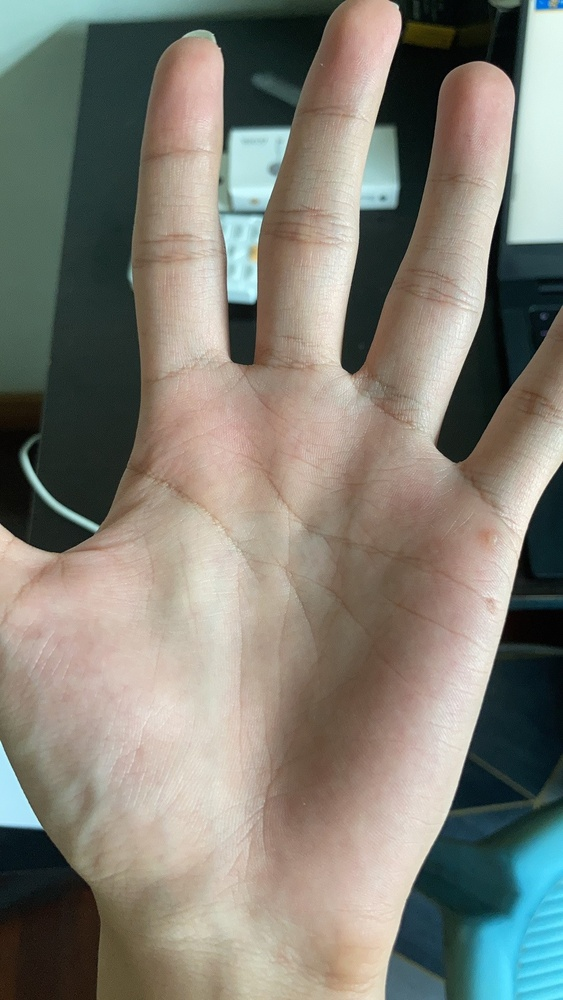
#> input picture images/original/eddy/eddy1.jpg, 563 x 1000 px, shrunk from 1080 x 1919 before the run
$ jupyter execute --allow-errors ROIextraction.ipynb   (older library calls are emulated)
#> lines starting #> are read from the running program, lines starting #| are printed output that depends on the picture; after the words box and inside, x2 and y2 are one past the last pixel; in counts of white or black regions, pixels touching at a corner belong together
[cell 1]
import numpy as np
from matplotlib import pyplot as plt
import cv2
import sys
# np.set_printoptions(threshold=sys.maxsize)

[cell 2]
def show(img):
    plt.imshow(img, cmap='gray')
    plt.xticks([])
    plt.yticks([])

[cell 3]
def maxSize(lst):
    size = []
    for arr in lst:
        x,y,z = arr.shape
        size.append(x)
    maxpos = size.index(max(size))
    return(lst[maxpos])

[cell 4]
def getROI(input_path , output_path):
    img_original = cv2.imread(input_path)
    h, w,_ = img_original.shape
    img0 = np.zeros((h+160,w,3), np.uint8)
    img0[80:-80,:] = img_original
    img = cv2.cvtColor(img0, cv2.COLOR_BGR2GRAY)

    blur = cv2.GaussianBlur(img,(5,5),0)
    _, th = cv2.threshold(blur,0,255,cv2.THRESH_BINARY+cv2.THRESH_OTSU)


    M = cv2.moments(th)
    h, w = img.shape
    x_c = M['m10'] // M['m00']
    y_c = M['m01'] // M['m00']

    kernel = np.array([[0, 1, 0],
                       [1, 1, 1],
                       [0, 1, 0]]).astype(np.uint8)
    erosion = cv2.erode(th,kernel,iterations=1)
    boundary = th - erosion
    __, cnt, _ = cv2.findContours(boundary, cv2.RETR_TREE, cv2.CHAIN_APPROX_NONE)
    img_c = cv2.cvtColor(img, cv2.COLOR_GRAY2BGR)

    cnt = maxSize(cnt)


    img_cnt = cv2.drawContours(img_c, [cnt], 0, (255,0,0), 2)

    cnt = cnt.reshape(-1,2)

    left_id = np.argmin(cnt.sum(-1))

    cnt = np.concatenate([cnt[left_id:,:], cnt[:left_id,:]])

    dist_c = np.sqrt(np.square(cnt-[x_c, y_c]).sum(-1))
    f = np.fft.rfft(dist_c)
    cutoff = 15
    f_new = np.concatenate([f[:cutoff],0*f[cutoff:]])
    dist_c_1 = np.fft.irfft(f_new)

    derivative = np.diff(dist_c_1)
    sign_change = np.diff(np.sign(derivative))/2

    minimas = cnt[np.where(sign_change>0)[0]]
#     print(minimas)

    v1, v2 = minimas[-2], minimas[-4]

    theta = np.arctan2((v2-v1)[1], (v2-v1)[0])*180/np.pi
#     print('The rotation of ROI is {:.02f}\u00b0'.format(theta))


    #*****************
    if(theta > 33):
        v1, v2 = minimas[-1], minimas[-3]

        theta = np.arctan2((v2-v1)[1], (v2-v1)[0])*180/np.pi
#         print('The rotation of ROI is {:.02f}\u00b0'.format(theta))

    #*****************


    R = cv2.getRotationMatrix2D(tuple(v2),theta,1)
    img_r = cv2.warpAffine(img0,R,(w,h))
    v1 = (R[:,:2] @ v1 + R[:,-1]).astype(np.int)
    v2 = (R[:,:2] @ v2 + R[:,-1]).astype(np.int)

    ux = v1[0]
    uy = v1[1] + (v2-v1)[0]//3
    lx = v2[0]
    ly = v2[1] + 4*(v2-v1)[0]//3

    roi = img_r[uy:ly,ux:lx]
    plt.figure(figsize=(5,5))
    show(roi)
    cv2.imwrite(output_path,roi)

#> (a cell that did not finish here is left out)


#> (a cell that did not finish here is left out)


[cell 7]
inp = './images/original/eddy/eddy1.jpg'
outp = './images/roi/eddy/eddy1.jpg'
getROI(inp,outp)
#> call 3 of getROI, with input_path = './images/original/eddy/eddy1.jpg', output_path = './images/roi/eddy/eddy1.jpg'
#> in getROI, img_original is the input picture: shape (1000, 563, 3); mean B, G, R 117.4, 127.1, 129.2
#> in getROI (call 3), `img0[80:-80,:] = img_original`:
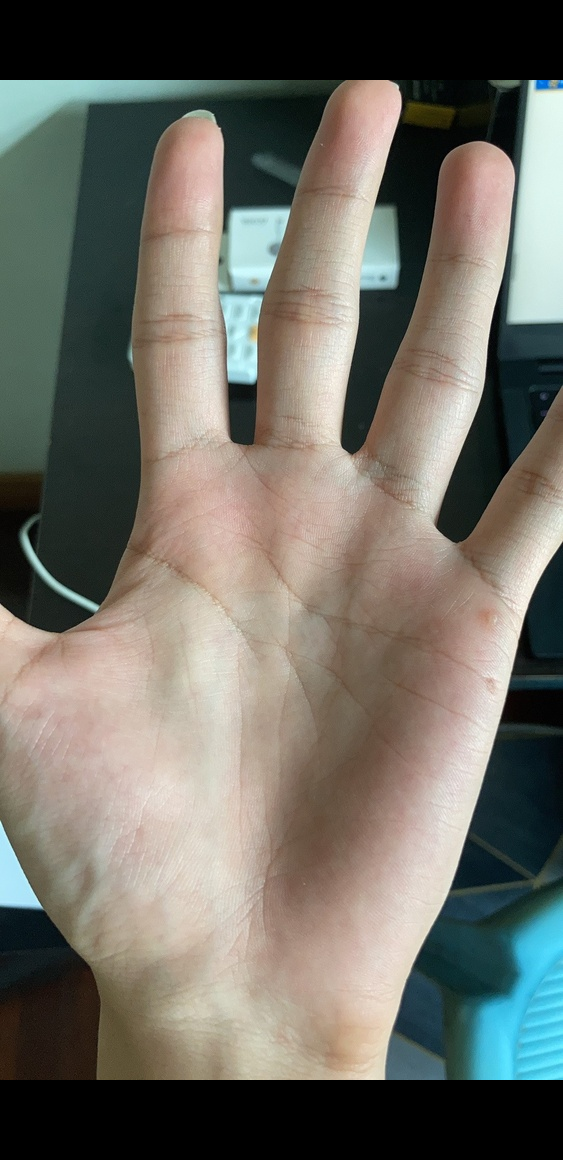
#> img0: shape (1160, 563, 3); mean B, G, R 101.2, 109.6, 111.4
#> in getROI (call 3), `img = cv2.cvtColor(img0, cv2.COLOR_BGR2GRAY)`:
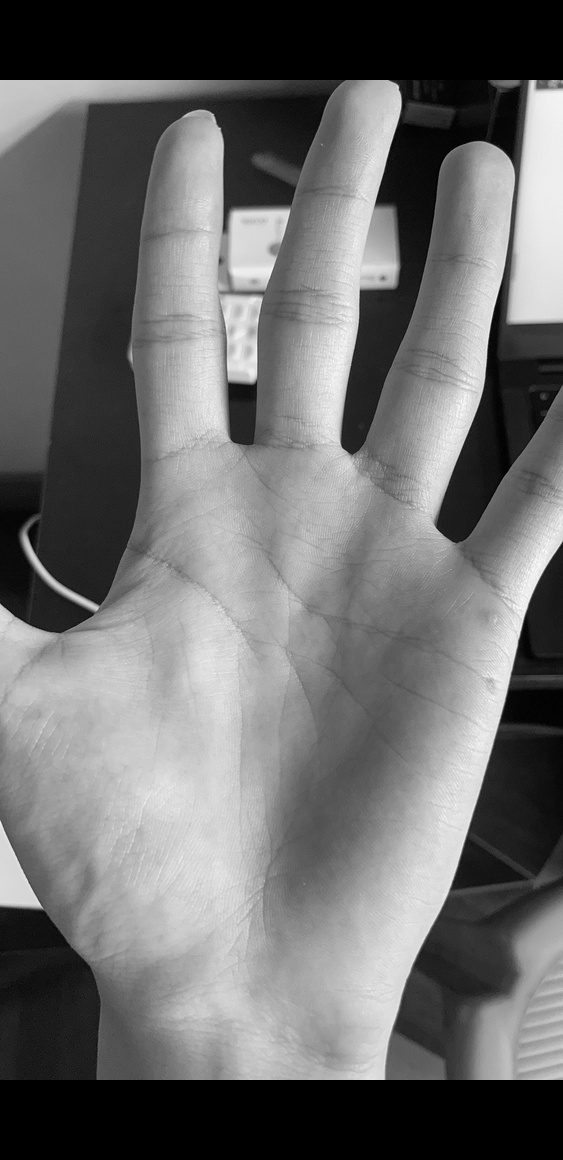
#> img: shape (1160, 563); min 0, max 253, mean 109.1
#> in getROI (call 3), `_, th = cv2.threshold(blur,0,255,cv2.THRESH_BINARY+cv2.THRESH_OTSU)`:
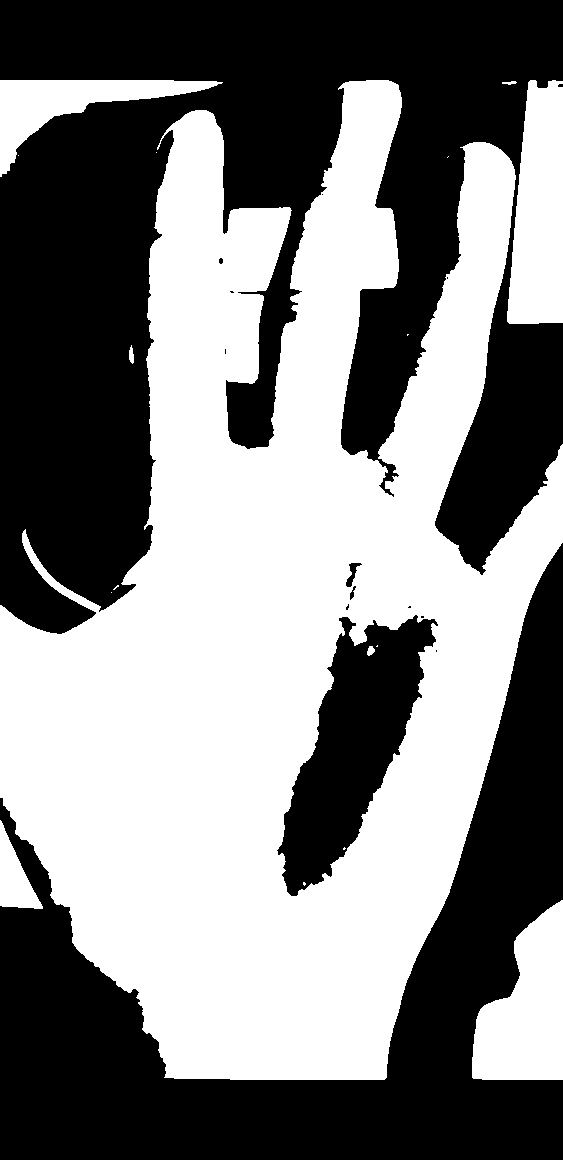
#> th: shape (1160, 563); 51.1% white; 15 black regions (9 under 20 px), largest, box (x1, y1, x2, y2) and area: (0, 0, 563, 634) 191206, (0, 543, 563, 1160) 107054, (277, 615, 438, 896) 20971, (346, 563, 362, 587) 148, (350, 586, 356, 600) 37, (219, 258, 223, 264) 20
#> in getROI (call 3), `M = cv2.moments(th)`: M = moments, m00 85065960, centre m10/m00, m01/m00 = (286.5, 621.7)
#> in getROI (call 3), `x_c = M['m10'] // M['m00']`: x_c = 286
#> in getROI (call 3), `y_c = M['m01'] // M['m00']`: y_c = 621
#> in getROI (call 3), `erosion = cv2.erode(th,kernel,iterations=1)`:
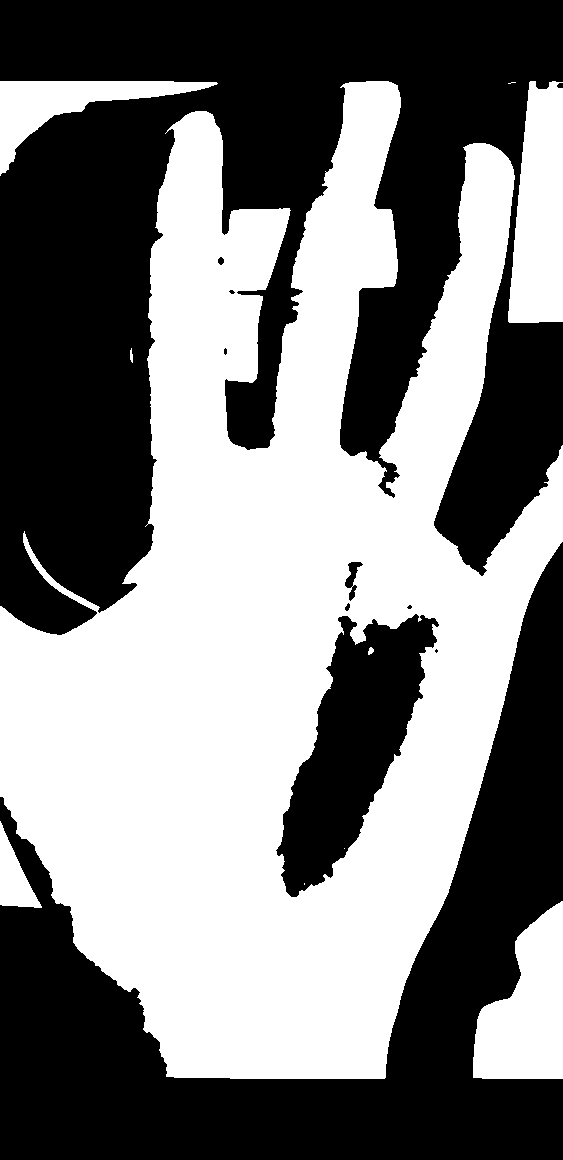
#> erosion: shape (1160, 563); 50% white; 11 black regions (4 under 20 px), largest, box (x1, y1, x2, y2) and area: (0, 0, 563, 635) 195597, (0, 542, 563, 1160) 108579, (276, 614, 439, 897) 21842
#> in getROI (call 3), `boundary = th - erosion`:
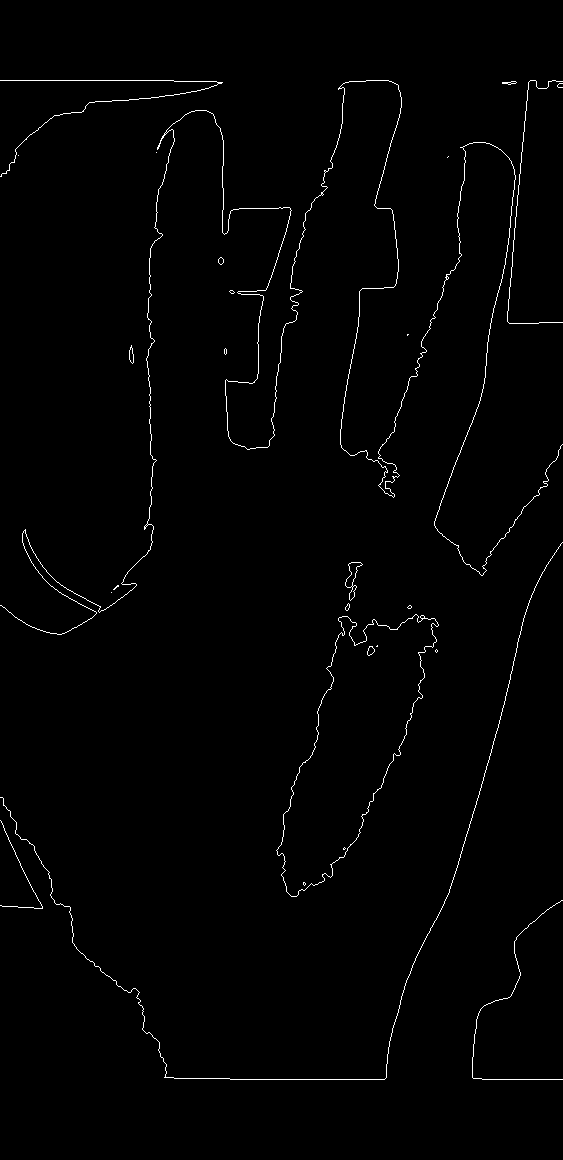
#> boundary: shape (1160, 563); 1.1% white in thin lines or dots, all inside (x1, y1, x2, y2) = (0, 80, 563, 1080)
#> in getROI (call 3), `__, cnt, _ = cv2.findContours(boundary, cv2.RETR_TREE, cv2.CHAIN_APPRO..`: cnt = 52 contours, 39 with area under 20; largest, box (x1, y1, x2, y2) and area: (276, 614, 439, 897) 21474, (276, 614, 439, 897) 21453, (345, 562, 363, 601) 234, (345, 562, 363, 588) 180, (0, 80, 563, 635) 53
#> the loop in maxSize, `for arr in lst:` made 52 passes
#> x on passes 1, 2, 3, 4, 5, 6, 7, 8, 9, 10, 12, 13: 588, 259, 6, 6, 806, 10, 818, 7, 6, 5, 23, 21
#> (arr, x) on passes 11, 14, 19, 23, 30, 35: ([[343, 848], [344, 847], [345, 848], [344, 849]], 4), ([[377, 645], [376, 646], [377, 646]], 3), ([[111, 592]], 1), ([[351, 586], [352, 585], [353, 586], [352, 587]], 4), ([[407, 334], [407, 335], [408, 334]], 3), ([[448, 156], [447, 157]], 2)
#> after the loop in maxSize, `for arr in lst:`: size = 52 values, max 6898 at index 42, min 1 at index 18, mean 264.8
#> in maxSize, `maxpos = size.index(max(size))`: maxpos = 42
#> in getROI (call 3), `cnt = maxSize(cnt)`: cnt = contour of 6898 points, box (x1, y1, x2, y2) (0, 80, 563, 635), area 53
#> in getROI (call 3), `img_cnt = cv2.drawContours(img_c, [cnt], 0, (255,0,0), 2)`:
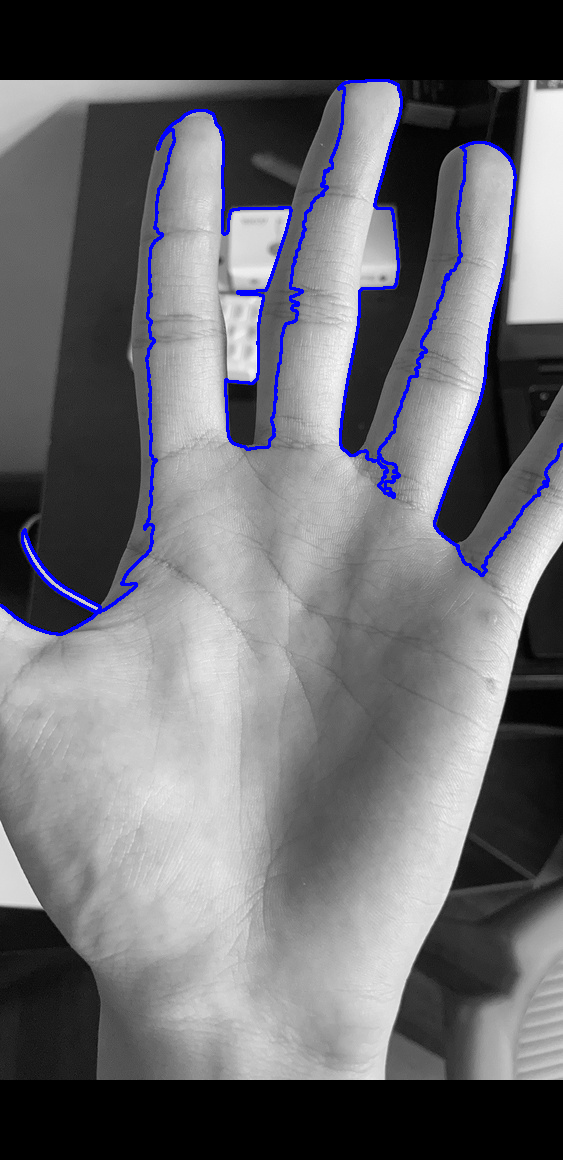
#> img_cnt: shape (1160, 563, 3); mean B, G, R 111.8, 106.9, 106.9
#> in getROI (call 3), `cnt = cnt.reshape(-1,2)`: cnt = 6898 pairs, first value 0 to 562, second value 80 to 634
#> in getROI (call 3), `left_id = np.argmin(cnt.sum(-1))`: left_id = 1033
#> in getROI (call 3), `dist_c = np.sqrt(np.square(cnt-[x_c, y_c]).sum(-1))`: dist_c = 6898 values, max 550.5 at index 2759, min 153.9 at index 491, mean 326
#> in getROI (call 3), `dist_c_1 = np.fft.irfft(f_new)`: dist_c_1 = 6898 values, max 529.9 at index 2734, min 178 at index 5331, mean 326
#> in getROI (call 3), `derivative = np.diff(dist_c_1)`: derivative = 6897 values, max 1.27 at index 3504, min -1.26 at index 3861, mean -5.27e-06
#> in getROI (call 3), `sign_change = np.diff(np.sign(derivative))/2`: sign_change = 6896 values, max 1 at index 478, min -1 at index 5, mean 0
#> in getROI (call 3), `minimas = cnt[np.where(sign_change>0)[0]]`: minimas = [[151, 536], [150, 546], [269, 444], [392, 493], [437, 512], [434, 521], [392, 493], [268, 446]]
#> in getROI (call 3), `v1, v2 = minimas[-2], minimas[-4]`: v1 = [392, 493]; v2 = [437, 512]
#> in getROI (call 3), `theta = np.arctan2((v2-v1)[1], (v2-v1)[0])*180/np.pi`: theta = 22.89
#> in getROI (call 3), `R = cv2.getRotationMatrix2D(tuple(v2),theta,1)`: R = [[0.921, 0.389, -164.7], [-0.389, 0.921, 210.3]]
#> in getROI (call 3), `img_r = cv2.warpAffine(img0,R,(w,h))`:
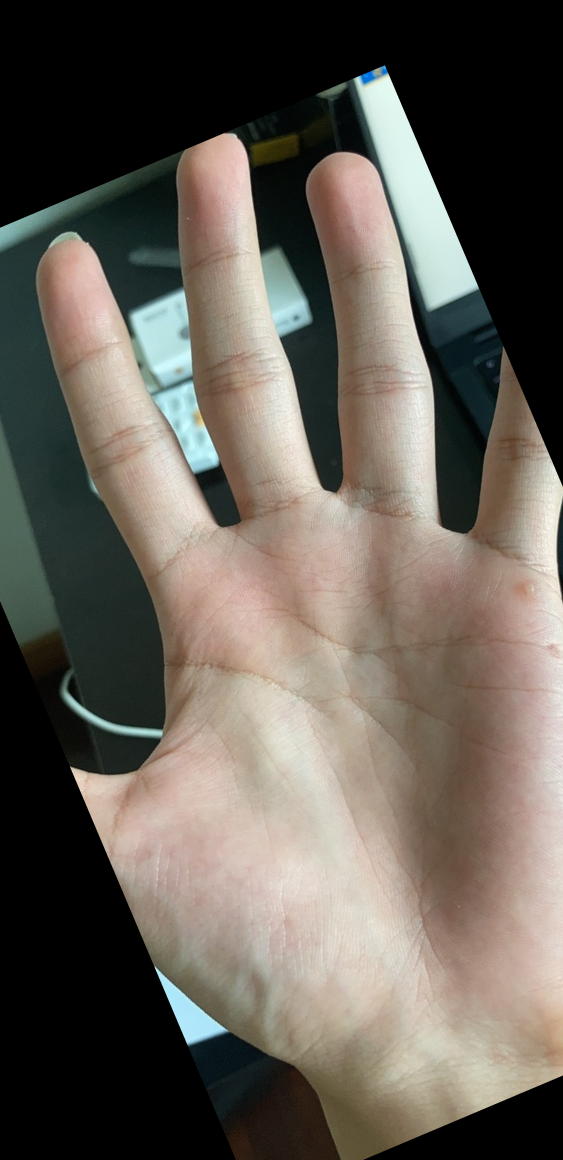
#> img_r: shape (1160, 563, 3); mean B, G, R 86.5, 95, 101.1
#> in getROI (call 3), `v1 = (R[:,:2] @ v1 + R[:,-1]).astype(np.int)`: v1 = [388, 512]
#> in getROI (call 3), `ux = v1[0]`: ux = 388
#> in getROI (call 3), `uy = v1[1] + (v2-v1)[0]//3`: uy = 528
#> in getROI (call 3), `lx = v2[0]`: lx = 437
#> in getROI (call 3), `ly = v2[1] + 4*(v2-v1)[0]//3`: ly = 577
#> in getROI (call 3), `roi = img_r[uy:ly,ux:lx]`:
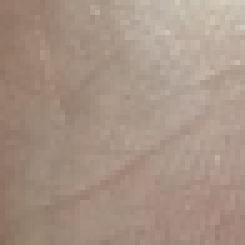
#> roi: shape (49, 49, 3) (shown 5 times larger); mean B, G, R 133, 146.7, 166.7
